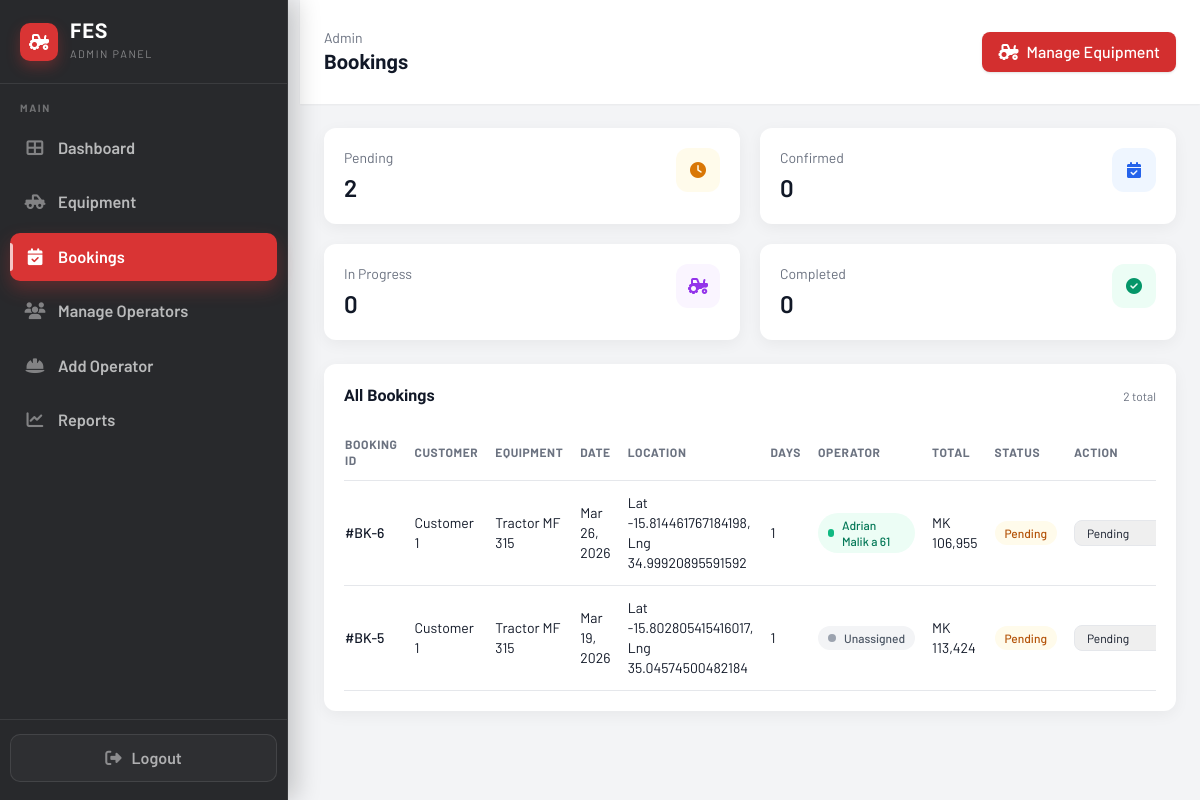
The page /Pages/admin/bookings.php (signed in) on the database as committed earlier.
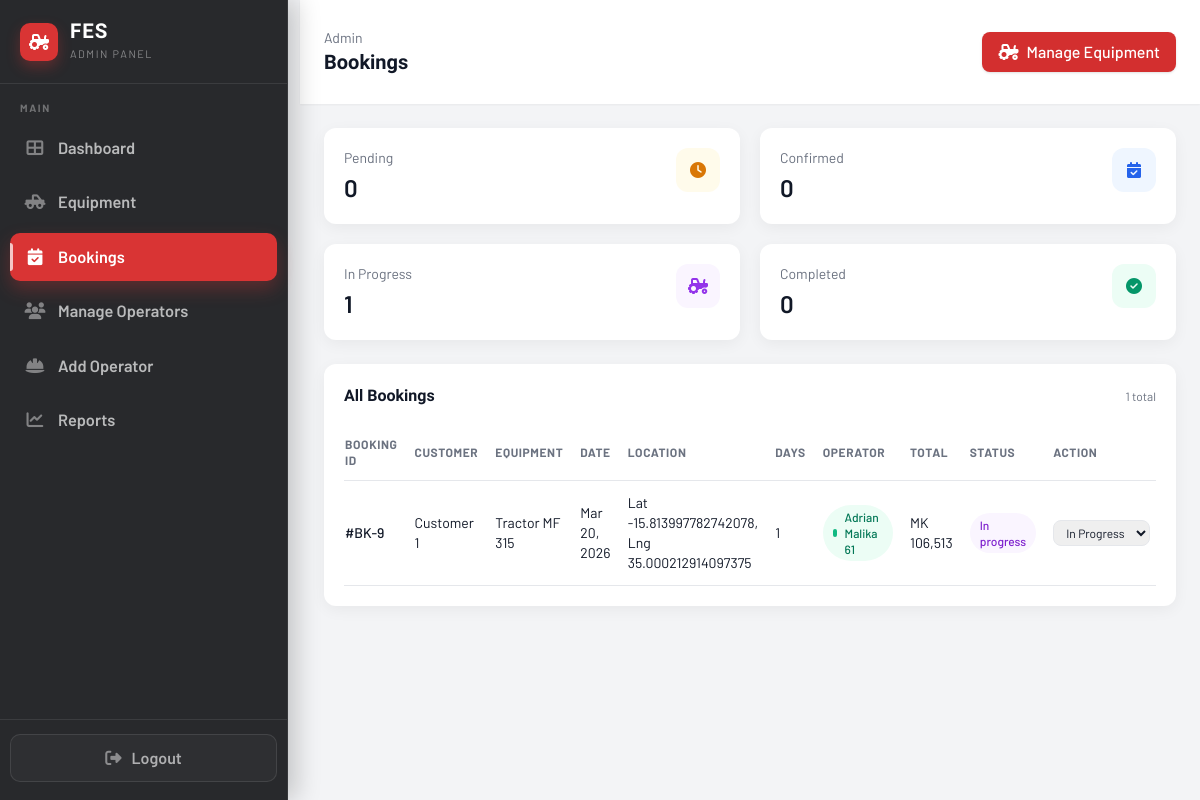
The same page on the database as committed later.
### tables this page shows
CREATE TABLE IF NOT EXISTS `bookings` (
  `booking_id` int NOT NULL AUTO_INCREMENT,
  `customer_id` int NOT NULL,
  `operator_id` int DEFAULT NULL,
  `equipment_id` varchar(50) NOT NULL,
  `booking_date` date NOT NULL,
  `service_days` int NOT NULL DEFAULT '1',
  `service_type` varchar(50) NOT NULL,
  `service_location` varchar(255) NOT NULL,
  `contact_phone` varchar(50) NOT NULL,
  `field_lat` decimal(10,7) DEFAULT NULL,
  `field_lng` decimal(10,7) DEFAULT NULL,
  `field_address` varchar(255) DEFAULT NULL,
  `field_polygon` longtext,
  `field_hectares` decimal(10,2) DEFAULT NULL,
  `notes` text,
  `estimated_total_cost` decimal(12,2) NOT NULL DEFAULT '0.00',
  `status` enum('pending','confirmed','in_progress','completed','cancelled') NOT NULL DEFAULT 'pending',
  `operator_start_time` datetime DEFAULT NULL COMMENT 'Set when operator marks job In progress',
  `operator_end_time` datetime DEFAULT NULL COMMENT 'Set when operator marks job Completed',
  `created_at` timestamp NULL DEFAULT CURRENT_TIMESTAMP,
  `updated_at` timestamp NULL DEFAULT CURRENT_TIMESTAMP ON UPDATE CURRENT_TIMESTAMP,
  PRIMARY KEY (`booking_id`),
  KEY `customer_id` (`customer_id`),
  KEY `equipment_id` (`equipment_id`),
  KEY `status` (`status`),
  KEY `idx_bookings_operator_id` (`operator_id`)
);

CREATE TABLE IF NOT EXISTS `users` (
  `user_id` int NOT NULL AUTO_INCREMENT,
  `name` varchar(255) NOT NULL,
  `email` varchar(255) NOT NULL,
  `password_hash` varchar(255) NOT NULL,
  `role` enum('customer','admin','operator') NOT NULL DEFAULT 'customer',
  `created_at` timestamp NOT NULL DEFAULT CURRENT_TIMESTAMP,
  `updated_at` timestamp NOT NULL DEFAULT CURRENT_TIMESTAMP ON UPDATE CURRENT_TIMESTAMP,
  `password_reset_token` varchar(64) DEFAULT NULL,
  `password_reset_expires` datetime DEFAULT NULL,
  PRIMARY KEY (`user_id`),
  UNIQUE KEY `email` (`email`)
);

CREATE TABLE IF NOT EXISTS `equipment` (
  `id` int NOT NULL AUTO_INCREMENT,
  `equipment_name` varchar(255) NOT NULL,
  `category` varchar(100) NOT NULL,
  `equipment_id` varchar(100) NOT NULL,
  `model` varchar(255) DEFAULT NULL,
  `description` text NOT NULL,
  `status` enum('available','in_use','maintenance','retired') NOT NULL DEFAULT 'available',
  `location` varchar(255) NOT NULL,
  `operator_id` int DEFAULT NULL,
  `purchase_date` date DEFAULT NULL,
  `daily_rate` decimal(10,2) NOT NULL,
  `hourly_rate` decimal(10,2) DEFAULT '0.00',
  `per_hectare_rate` decimal(10,2) DEFAULT NULL,
  `fuel_type` varchar(50) DEFAULT NULL,
  `total_usage_hours` int DEFAULT '0',
  `year_manufactured` int DEFAULT NULL,
  `weight_kg` decimal(10,2) DEFAULT NULL,
  `last_maintenance` date DEFAULT NULL,
  `icon` varchar(100) NOT NULL,
  `image_path` varchar(500) DEFAULT NULL,
  `created_at` timestamp NULL DEFAULT CURRENT_TIMESTAMP,
  `updated_at` timestamp NULL DEFAULT CURRENT_TIMESTAMP ON UPDATE CURRENT_TIMESTAMP,
  PRIMARY KEY (`id`),
  KEY `operator_id` (`operator_id`)
);

### Pages/admin/bookings.php (the view, shortened to what the rows shown need)
<?php
$bookings = [];
try {
    $conn = getDBConnection();
    $sql = "SELECT b.booking_id, b.booking_date, b.service_days, b.service_type,
                   COALESCE(NULLIF(b.service_location, ''), b.field_address) AS service_location,
                   b.status, b.estimated_total_cost, b.operator_id,
                   e.equipment_name,
                   u.name AS customer_name,
                   op.name AS operator_name
            FROM bookings b
            JOIN equipment e ON e.equipment_id = b.equipment_id
            JOIN users u ON u.user_id = b.customer_id
            LEFT JOIN users op ON op.user_id = b.operator_id
            ORDER BY b.created_at DESC";
    if ($stmt = $conn->prepare($sql)) {
        $stmt->execute();
        $res = $stmt->get_result();
        while ($row = $res->fetch_assoc()) {
            $bookings[] = $row;
        }
    }
} catch (Exception $e) {
    error_log('Admin booking data error: ' . $e->getMessage());
}
?>
<!DOCTYPE html>
<html lang="en">
<head>
    <link rel="stylesheet" href="https://cdnjs.cloudflare.com/ajax/libs/font-awesome/6.4.0/css/all.min.css">
    <script src="https://cdn.tailwindcss.com"></script>
</head>
<body>
    <div class="min-h-screen w-full bg-gray-100">
        <div class="min-h-screen" style="margin-left: 300px; width: calc(100% - 300px);" id="main-content">
            <header class="bg-white px-6 py-7 flex items-center justify-between shadow-sm md:pl-6">
                <div class="flex items-center gap-3">
                    <div>
                        <h1 class="text-xl font-semibold text-gray-900">Bookings</h1>
                    </div>
                </div>
            </header>
            <main class="flex-1 overflow-y-auto p-6" style="width: 100%; overflow-x: hidden;">
                <section class="bg-white rounded-xl shadow-card p-5">
                    <div class="flex items-center justify-between mb-4">
                        <h2 class="text-base font-semibold text-gray-900">All Bookings</h2>
                    </div>
                    <div class="overflow-x-auto">
                        <table class="min-w-full">
                            <thead>
                                <tr class="text-left text-xs font-medium text-gray-500 border-b uppercase tracking-wider">
                                    <th class="py-3 pr-4">Booking ID</th>
                                    <th class="py-3 pr-4">Customer</th>
                                    <th class="py-3 pr-4">Equipment</th>
                                    <th class="py-3 pr-4">Date</th>
                                    <th class="py-3 pr-4">Location</th>
                                    <th class="py-3 pr-4">Days</th>
                                    <th class="py-3 pr-4">Operator</th>
                                    <th class="py-3 pr-4">Total</th>
                                    <th class="py-3 pr-4">Status</th>
                                    <th class="py-3 pr-4">Action</th>
                                </tr>
                            </thead>
                            <tbody class="text-sm text-gray-900">
                                <?php if (!empty($bookings)): ?>
                                    <?php foreach ($bookings as $row): ?>
                                        <?php
                                            $status = $row['status'] ?? 'pending';
                                            $badgeClasses = [
                                                'pending' => 'bg-amber-50 text-amber-700',
                                                'confirmed' => 'bg-blue-50 text-blue-700',
                                                'in_progress' => 'bg-purple-50 text-purple-700',
                                                'completed' => 'bg-emerald-50 text-emerald-700',
                                                'cancelled' => 'bg-gray-100 text-gray-700'
                                            ];
                                            $badgeClass = $badgeClasses[$status] ?? 'bg-gray-100 text-gray-700';
                                        ?>
                                        <tr class="border-b hover:bg-gray-50 cursor-pointer" onclick="window.location.href='booking-details.php?id=<?php echo urlencode((string)$row['booking_id']); ?>'">
                                            <td class="py-3 pr-4 font-medium">#BK-<?php echo htmlspecialchars((string)$row['booking_id']); ?></td>
                                            <td class="py-3 pr-4"><?php echo htmlspecialchars($row['customer_name'] ?? 'N/A'); ?></td>
                                            <td class="py-3 pr-4"><?php echo htmlspecialchars($row['equipment_name'] ?? 'N/A'); ?></td>
                                            <td class="py-3 pr-4">
                                                <?php echo !empty($row['booking_date']) ? htmlspecialchars(date('M d, Y', strtotime($row['booking_date']))) : 'N/A'; ?>
                                            </td>
                                            <td class="py-3 pr-4"><?php echo htmlspecialchars($row['service_location'] ?? 'N/A'); ?></td>
                                            <td class="py-3 pr-4"><?php echo htmlspecialchars((string)($row['service_days'] ?? 1)); ?></td>
                                            <td class="py-3 pr-4">
                                                <?php if (!empty($row['operator_name'])): ?>
                                                    <span class="inline-flex items-center gap-2 text-xs font-medium text-emerald-700 bg-emerald-50 px-2.5 py-1 rounded-full">
                                                        <span class="h-2 w-2 rounded-full bg-emerald-500"></span>
                                                        <?php echo htmlspecialchars($row['operator_name']); ?>
                                                    </span>
                                                <?php else: ?>
                                                    <span class="inline-flex items-center gap-2 text-xs font-medium text-gray-600 bg-gray-100 px-2.5 py-1 rounded-full">
                                                        <span class="h-2 w-2 rounded-full bg-gray-400"></span>
                                                        Unassigned
                                                    </span>
                                                <?php endif; ?>
                                            </td>
                                            <td class="py-3 pr-4">MK <?php echo number_format((float)($row['estimated_total_cost'] ?? 0)); ?></td>
                                            <td class="py-3 pr-4">
                                                <span class="inline-flex items-center px-2.5 py-1 rounded-full text-xs font-medium <?php echo $badgeClass; ?>">
                                                    <?php echo htmlspecialchars(ucfirst(str_replace('_', ' ', $status))); ?>
                                                </span>
                                            </td>
                                            <td class="py-3 pr-4">
                                                <form method="post" class="flex items-center gap-2" onclick="event.stopPropagation();">
                                                    <select name="new_status" class="border border-gray-200 rounded-lg px-2 py-1 text-xs" onclick="event.stopPropagation();">
                                                        <option value="pending" <?php if ($status === 'pending') echo 'selected'; ?>>Pending</option>
                                                        <option value="in_progress" <?php if ($status === 'in_progress') echo 'selected'; ?>>In Progress</option>
                                                    </select>
                                                </form>
                                            </td>
                                        </tr>
                                    <?php endforeach; ?>
                                <?php else: ?>
                                    <tr>
                                        <td class="py-6 text-center text-sm text-gray-500" colspan="10">No bookings found.</td>
                                    </tr>
                                <?php endif; ?>
                            </tbody>
                        </table>
                    </div>
                </section>
            </main>
        </div>
    </div>
</body>
</html>

Rows that differ between the two databases and show on the page:
removed bookings: booking_id "6", users.name "Customer 1", equipment.equipment_name "Tractor MF 315", booking_date "Mar 26, 2026", service_location "Lat -15.814461767184198, Lng 34.99920895591592", service_days "1", users.name "Adrian Malik a 61", estimated_total_cost "106,955", status "Pending", new_status "Pending"
removed bookings: booking_id "5", users.name "Customer 1", equipment.equipment_name "Tractor MF 315", booking_date "Mar 19, 2026", service_location "Lat -15.802805415416017, Lng 35.04574500482184", service_days "1", shows "Unassigned", estimated_total_cost "113,424", status "Pending", new_status "Pending"
added bookings: booking_id "9", users.name "Customer 1", equipment.equipment_name "Tractor MF 315", booking_date "Mar 20, 2026", service_location "Lat -15.813997782742078, Lng 35.000212914097375", service_days "1", users.name "Adrian Malika 61", estimated_total_cost "106,513", status "In progress", new_status "In Progress"
Other text that changed with them:
$bookingStats['pending']: "2" → "0"
$bookingStats['in_progress']: "0" → "1"
count($bookings): "2" → "1"
